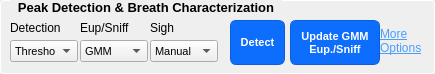
             <widget class="QGroupBox" name="PeakDetection">
              <property name="sizePolicy">
               <sizepolicy hsizetype="Fixed" vsizetype="Fixed">
                <horstretch>0</horstretch>
                <verstretch>0</verstretch>
               </sizepolicy>
              </property>
              <property name="minimumSize">
               <size>
                <width>435</width>
                <height>71</height>
               </size>
              </property>
              <property name="maximumSize">
               <size>
                <width>64</width>
                <height>16777215</height>
               </size>
              </property>
              <property name="font">
               <font>
                <pointsize>10</pointsize>
                <bold>true</bold>
               </font>
              </property>
              <property name="styleSheet">
               <string notr="true">QGroupBox {
            border: 1px solid #ffffff;
            border-radius: 4px;
            margin-top: 0.5em;
            padding-top: 0.5em;
        }

        QGroupBox::title {
            subcontrol-origin: margin;
            left: 10px;
            padding: 0 3px 0 3px;
        }</string>
              </property>
              <property name="title">
               <string>Peak Detection &amp;&amp; Breath Characterization</string>
              </property>
              <widget class="QPushButton" name="ApplyPeakFindPushButton">
               <property name="geometry">
                <rect>
                 <x>230</x>
                 <y>20</y>
                 <width>55</width>
                 <height>45</height>
                </rect>
               </property>
               <property name="sizePolicy">
                <sizepolicy hsizetype="Fixed" vsizetype="Fixed">
                 <horstretch>0</horstretch>
                 <verstretch>0</verstretch>
                </sizepolicy>
               </property>
               <property name="minimumSize">
                <size>
                 <width>55</width>
                 <height>45</height>
                </size>
               </property>
               <property name="maximumSize">
                <size>
                 <width>57</width>
                 <height>45</height>
                </size>
               </property>
               <property name="font">
                <font>
                 <pointsize>8</pointsize>
                 <bold>true</bold>
                </font>
               </property>
               <property name="toolTip">
                <string>Detect breath peaks using the specified threshold, prominence, and distance settings</string>
               </property>
               <property name="styleSheet">
                <string notr="true">QPushButton {
    background-color: #0d6efd;
    color: white;
    border: 1px solid #0b5ed7;
    border-radius: 6px;
    padding: 5px 10px;
}
QPushButton:hover {
    background-color: #0b5ed7;
}
QPushButton:pressed {
    background-color: #0a58ca;
}
QPushButton:focus {
    outline: none;
    border: 2px solid #b6d4fe;
}
QPushButton:disabled {
    background-color: #9ec5fe;
    border-color: #9ec5fe;
    color: #eef4ff;
}</string>
               </property>
               <property name="text">
                <string>Detect</string>
               </property>
              </widget>
              <widget class="QLabel" name="PeakProminenceLabel">
               <property name="geometry">
                <rect>
                 <x>10</x>
                 <y>20</y>
                 <width>71</width>
                 <height>16</height>
                </rect>
               </property>
               <property name="sizePolicy">
                <sizepolicy hsizetype="Fixed" vsizetype="Fixed">
                 <horstretch>0</horstretch>
                 <verstretch>0</verstretch>
                </sizepolicy>
               </property>
               <property name="maximumSize">
                <size>
                 <width>85</width>
                 <height>16777215</height>
                </size>
               </property>
               <property name="font">
                <font>
                 <pointsize>9</pointsize>
                 <bold>false</bold>
                </font>
               </property>
               <property name="toolTip">
                <string>Minimum vertical distance between peak and surrounding baseline required to detect a breath</string>
               </property>
               <property name="text">
                <string>Detection</string>
               </property>
              </widget>
              <widget class="QPushButton" name="ThreshOptions">
               <property name="geometry">
                <rect>
                 <x>380</x>
                 <y>20</y>
                 <width>52</width>
                 <height>42</height>
                </rect>
               </property>
               <property name="minimumSize">
                <size>
                 <width>46</width>
                 <height>42</height>
                </size>
               </property>
               <property name="maximumSize">
                <size>
                 <width>52</width>
                 <height>24</height>
                </size>
               </property>
               <property name="styleSheet">
                <string notr="true">QPushButton {
    text-align: left;
    border: none;
    background: transparent;
    text-decoration: underline;
    color: #4A9EFF;
}
QPushButton:hover {
    color: #6BB6FF;
}</string>
               </property>
               <property name="text">
                <string>More
Options</string>
               </property>
              </widget>
              <widget class="QComboBox" name="peak_detec_combo">
               <property name="geometry">
                <rect>
                 <x>10</x>
                 <y>40</y>
                 <width>68</width>
                 <height>22</height>
                </rect>
               </property>
               <property name="maximumSize">
                <size>
                 <width>73</width>
                 <height>16777215</height>
                </size>
               </property>
               <property name="font">
                <font>
                 <pointsize>8</pointsize>
                </font>
               </property>
               <item>
                <property name="text">
                 <string>Threshold</string>
                </property>
               </item>
               <item>
                <property name="text">
                 <string>ML Model</string>
                </property>
               </item>
              </widget>
              <widget class="QComboBox" name="eup_sniff_combo">
               <property name="geometry">
                <rect>
                 <x>80</x>
                 <y>40</y>
                 <width>68</width>
                 <height>22</height>
                </rect>
               </property>
               <property name="font">
                <font>
                 <pointsize>8</pointsize>
                </font>
               </property>
               <item>
                <property name="text">
                 <string>GMM</string>
                </property>
               </item>
               <item>
                <property name="text">
                 <string>ML Model</string>
                </property>
               </item>
              </widget>
              <widget class="QComboBox" name="digh_combo">
               <property name="geometry">
                <rect>
                 <x>150</x>
                 <y>40</y>
                 <width>68</width>
                 <height>22</height>
                </rect>
               </property>
               <property name="font">
                <font>
                 <pointsize>8</pointsize>
                </font>
               </property>
               <item>
                <property name="text">
                 <string>Manual</string>
                </property>
               </item>
               <item>
                <property name="text">
                 <string>ML Model</string>
                </property>
               </item>
              </widget>
              <widget class="QLabel" name="PeakProminenceLabel_2">
               <property name="geometry">
                <rect>
                 <x>80</x>
                 <y>20</y>
                 <width>71</width>
                 <height>16</height>
                </rect>
               </property>
               <property name="sizePolicy">
                <sizepolicy hsizetype="Fixed" vsizetype="Fixed">
                 <horstretch>0</horstretch>
                 <verstretch>0</verstretch>
                </sizepolicy>
               </property>
               <property name="maximumSize">
                <size>
                 <width>85</width>
                 <height>16777215</height>
                </size>
               </property>
               <property name="font">
                <font>
                 <pointsize>9</pointsize>
                 <bold>false</bold>
                </font>
               </property>
               <property name="toolTip">
                <string>Minimum vertical distance between peak and surrounding baseline required to detect a breath</string>
               </property>
               <property name="text">
                <string>Eup/Sniff</string>
               </property>
              </widget>
              <widget class="QLabel" name="PeakProminenceLabel_3">
               <property name="geometry">
                <rect>
                 <x>150</x>
                 <y>20</y>
                 <width>71</width>
                 <height>16</height>
                </rect>
               </property>
               <property name="sizePolicy">
                <sizepolicy hsizetype="Fixed" vsizetype="Fixed">
                 <horstretch>0</horstretch>
                 <verstretch>0</verstretch>
                </sizepolicy>
               </property>
               <property name="maximumSize">
                <size>
                 <width>85</width>
                 <height>16777215</height>
                </size>
               </property>
               <property name="font">
                <font>
                 <pointsize>9</pointsize>
                 <bold>false</bold>
                </font>
               </property>
               <property name="toolTip">
                <string>Minimum vertical distance between peak and surrounding baseline required to detect a breath</string>
               </property>
               <property name="text">
                <string>Sigh</string>
               </property>
              </widget>
              <widget class="QPushButton" name="UpdateEupneaSniffingButton">
               <property name="geometry">
                <rect>
                 <x>290</x>
                 <y>20</y>
                 <width>90</width>
                 <height>45</height>
                </rect>
               </property>
               <property name="sizePolicy">
                <sizepolicy hsizetype="Minimum" vsizetype="Minimum">
                 <horstretch>0</horstretch>
                 <verstretch>0</verstretch>
                </sizepolicy>
               </property>
               <property name="minimumSize">
                <size>
                 <width>90</width>
                 <height>45</height>
                </size>
               </property>
               <property name="font">
                <font>
                 <pointsize>8</pointsize>
                 <bold>true</bold>
                </font>
               </property>
               <property name="toolTip">
                <string>Manually update eupnea/sniffing detection (rerun GMM clustering and apply results to plot)</string>
               </property>
               <property name="styleSheet">
                <string notr="true">QPushButton {
    background-color: #0d6efd;
    color: white;
    font-weight: bold;
    border: 1px solid #0b5ed7;
    border-radius: 6px;
    padding: 5px 10px;
}
QPushButton:hover {
    background-color: #0b5ed7;
}
QPushButton:pressed {
    background-color: #0a58ca;
}</string>
               </property>
               <property name="text">
                <string>Update GMM
Eup./Sniff</string>
               </property>
              </widget>
             </widget>
